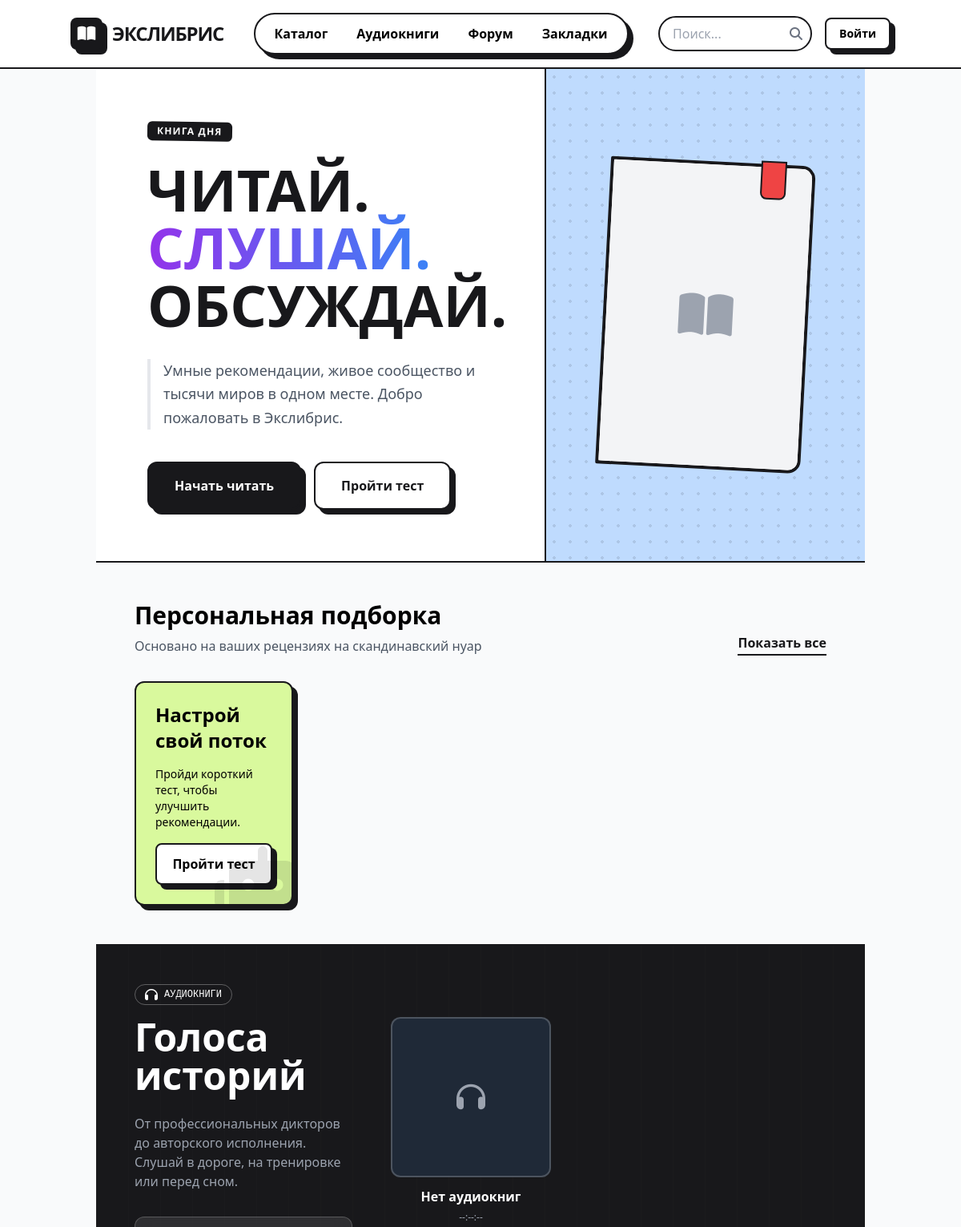
Before: / (upper part) with the older database file.
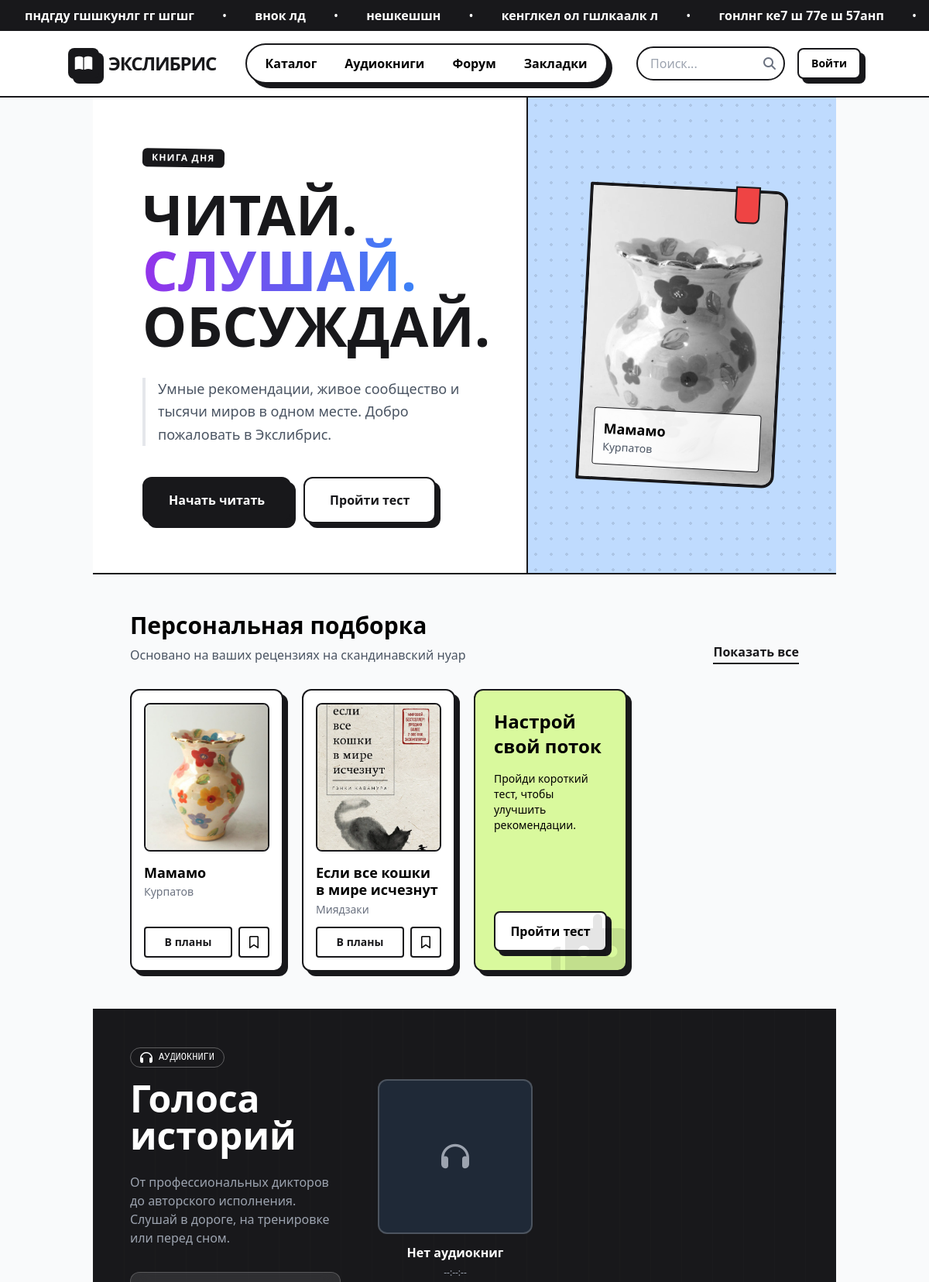
After: the same page with the newer database file.
### Exlib_app/models.py (models this page shows, shortened)
class MarqueeMessage(models.Model):
    text = models.CharField(max_length=200, verbose_name="Текст сообщения")
    is_active = models.BooleanField(default=True, verbose_name="Активно")
    order = models.PositiveIntegerField(default=0, verbose_name="Порядок")
    created_at = models.DateTimeField(auto_now_add=True)
    class Meta:
        verbose_name = "Сообщение бегущей строки"
        verbose_name_plural = "Сообщения бегущей строки"
        ordering = ['order']

class Book(models.Model):
    old_genre = models.CharField(max_length=50, blank=True, null=True, verbose_name="Старый жанр (временное)")
    title = models.CharField(max_length=200, verbose_name="Название")
    author = models.ForeignKey(Author, on_delete=models.CASCADE, verbose_name="Автор")
    description = models.TextField(verbose_name="Описание")
    genre = models.ForeignKey(Genre, on_delete=models.SET_NULL, null=True, blank=True, verbose_name="Жанр")
    cover_image = models.ImageField(
        upload_to='book_covers/',
        verbose_name="Обложка",
        help_text="Рекомендуемый размер: 600x900px"
    )
    match_percentage = models.IntegerField(
        validators=[MinValueValidator(0), MaxValueValidator(100)],
        default=0,
        verbose_name="Процент совпадения"
    )
    is_new = models.BooleanField(default=False, verbose_name="Новая")
    slug = models.SlugField(unique=True, blank=True)
    created_at = models.DateTimeField(auto_now_add=True)
    class Meta:
        verbose_name = "Книга"
        verbose_name_plural = "Книги"
        ordering = ['-created_at']

class Author(models.Model):
    name = models.CharField(max_length=200, verbose_name="Имя автора")
    bio = models.TextField(blank=True, verbose_name="Биография")
    slug = models.SlugField(unique=True, blank=True)
    class Meta:
        verbose_name = "Автор"
        verbose_name_plural = "Авторы"
    def __str__(self):
        return self.name

### Exlib_app/views.py (the view)
# urls.py: path('', views.index, name='index'),
def index(request):
    context = get_common_context()
    context.update({
        'books': Book.objects.all().order_by('-created_at')[:4],
        'audiobooks': Audiobook.objects.filter(is_featured=True)[:3],
        'forum_groups': ForumGroup.objects.all().order_by('order')[:4],
        'reading_challenge': ReadingChallenge.objects.filter(is_active=True).first(),
        'forum_posts': ForumPost.objects.filter(is_pinned=True).order_by('-created_at')[:5],
    })
    if request.user.is_authenticated:
        context['user_book_statuses'] = UserBookStatus.objects.filter(user=request.user)
    return render(request, 'Exlib_app/index.html', context)

### Exlib_app/views.py (called while the page is built)
def get_common_context():
    return {
        'marquee_messages': MarqueeMessage.objects.filter(is_active=True).order_by('order'),
        'genres': Genre.objects.all(),
        'authors': Author.objects.all(),
    }

### Exlib_app/templates/Exlib_app/index.html (shortened to what this page needs)
{% extends 'Exlib_app/base.html' %}
{% block content %}
    {% include 'Exlib_app/partials/hero.html' %}
    {% include 'Exlib_app/partials/recommendations.html' %}
    {% include 'Exlib_app/partials/audiobooks.html' %}
{% endblock %}

### Exlib_app/templates/Exlib_app/base.html (shortened to what this page needs)
<!DOCTYPE html>
<html lang="ru">
<head>
    {% load static %}
    <link rel="stylesheet" href="{% static 'css/style.css' %}">
    <script src="https://cdn.tailwindcss.com"></script>
    <link rel="stylesheet" href="https://cdnjs.cloudflare.com/ajax/libs/font-awesome/6.4.0/css/all.min.css">
</head>
<body class="min-h-screen flex flex-col bg-gray-50">
    {% if marquee_messages %}
    <div class="bg-brut-black text-white py-2 overflow-hidden">
        <div class="animate-marquee whitespace-nowrap">
            {% for message in marquee_messages %}
            <span class="mx-8 font-bold">{{ message.text }}</span>
            {% if not forloop.last %}•{% endif %}
            {% endfor %}
        </div>
    </div>
    {% endif %}
    <header class="sticky top-0 z-50 bg-white border-b-2 border-brut-black px-6 py-4">
        <div class="container flex justify-between items-center">
            <div class="flex items-center gap-3">
                <a href="{% url 'index' %}" class="flex items-center gap-3">
                    <div class="w-10 h-10 bg-brut-black text-white flex items-center justify-center rounded-lg shadow-hard">
                        <i class="fa-solid fa-book-open text-xl"></i>
                    </div>
                    <h1 class="font-display font-extrabold text-2xl tracking-tighter text-brut-black">ЭКСЛИБРИС</h1>
                </a>
            </div>
            <nav class="hidden md:flex gap-1 bg-white border-2 border-brut-black rounded-full px-2 py-1 shadow-hard">
                <a href="{% url 'book_list' %}" class="px-4 py-2 rounded-full font-bold hover:bg-soft-lime transition-colors">Каталог</a>
                <a href="{% url 'audiobook_list' %}" class="px-4 py-2 rounded-full font-bold hover:bg-soft-purple transition-colors">Аудиокниги</a>
                <a href="{% url 'forum' %}" class="px-4 py-2 rounded-full font-bold hover:bg-soft-pink transition-colors">Форум</a>
                <a href="{% url 'bookmarks' %}" class="px-4 py-2 rounded-full font-bold hover:bg-soft-blue transition-colors">Закладки</a>
            </nav>
            <div class="flex items-center gap-4">
                <form id="search-form" class="relative hidden md:block">
                    <input type="text" name="q" placeholder="Поиск..."
                           class="border-2 border-brut-black rounded-full px-4 py-2 pr-10 w-48 focus:outline-none">
                    <button type="submit" class="absolute right-3 top-1/2 transform -translate-y-1/2">
                        <i class="fa-solid fa-magnifying-glass text-gray-500"></i>
                    </button>
                </form>
                {% if user.is_authenticated %}
                <a href="{% url 'profile' %}" class="flex items-center gap-2 border-2 border-brut-black px-3 py-1.5 rounded-lg bg-white shadow-hard">
                    <div class="w-6 h-6 bg-soft-lime rounded-full border border-brut-black overflow-hidden">
                        {% if user.userprofile.avatar %}
                            <img src="{{ user.userprofile.avatar.url }}" alt="Avatar" class="object-cover w-full h-full">
                        {% else %}
                            <div class="w-full h-full flex items-center justify-center text-xs font-bold">
                                {{ user.username|first|upper }}
                            </div>
                        {% endif %}
                    </div>
                    <span class="font-bold text-sm">{{ user.username }}</span>
                </a>
                {% else %}
                <a href="/admin/login/" class="border-2 border-brut-black px-4 py-2 rounded-lg bg-white shadow-hard hover:bg-soft-lime transition-colors font-bold text-sm">
                    Войти
                </a>
                {% endif %}
            </div>
        </div>
    </header>
    <main class="flex-grow">
        <div class="container px-4 lg:px-8">
            {% block content %}{% endblock %}
        </div>
    </main>
</body>
</html>

### Exlib_app/templates/Exlib_app/partials/hero.html (shortened to what this page needs)
<section class="grid grid-cols-12 gap-0 border-b-2 border-brut-black">
    <div class="col-span-12 lg:col-span-7 p-10 lg:p-16 flex flex-col justify-center bg-white relative overflow-hidden">
        <div class="absolute -top-10 -left-10 w-64 h-64 bg-soft-purple/30 rounded-full filter blur-3xl"></div>
        <div class="relative z-10">
            <span class="inline-block px-3 py-1 bg-brut-black text-white text-xs font-bold uppercase tracking-widest rounded-md mb-6 rotate-1">Книга Дня</span>
            <h2 class="font-display font-extrabold text-5xl lg:text-7xl leading-[0.9] mb-8 text-brut-black">
                ЧИТАЙ.<br>
                <span class="text-transparent bg-clip-text bg-gradient-to-r from-purple-600 to-blue-500">СЛУШАЙ.</span><br>
                ОБСУЖДАЙ.
            </h2>
            <p class="font-sans text-lg text-gray-600 mb-10 max-w-md leading-relaxed border-l-4 border-soft-lime pl-4">
                Умные рекомендации, живое сообщество и тысячи миров в одном месте. Добро пожаловать в Экслибрис.
            </p>
            <div class="flex gap-4">
                <a href="{% url 'book_list' %}" class="px-8 py-4 bg-brut-black text-white font-bold rounded-xl shadow-hard transform hover:-translate-y-1 transition-transform border-2 border-brut-black">
                    Начать читать
                </a>
                <a href="{% url 'recommendation_quiz' %}" class="px-8 py-4 bg-white text-brut-black font-bold rounded-xl shadow-hard transform hover:-translate-y-1 transition-transform border-2 border-brut-black hover:bg-soft-lime">
                    Пройти тест
                </a>
            </div>
        </div>
    </div>
    <div class="col-span-12 lg:col-span-5 border-t-2 lg:border-t-0 lg:border-l-2 border-brut-black bg-soft-blue relative min-h-[400px] flex items-center justify-center overflow-hidden group">
        {% if books|length > 0 %}
        <a href="{% url 'book_detail' books.0.slug %}">
            <div class="relative w-64 h-96 bg-white border-4 border-brut-black rounded-r-2xl rounded-l-sm shadow-hard-deep transform group-hover:scale-105 transition-transform duration-500 rotate-3">
                {% if books.0.cover_image %}
                    <img src="{{ books.0.cover_image.url }}" alt="{{ books.0.title }}" class="w-full h-full object-cover rounded-r-xl rounded-l-sm grayscale group-hover:grayscale-0 transition-all duration-500">
                {% else %}
                    <div class="w-full h-full flex items-center justify-center bg-gray-100 rounded-r-xl rounded-l-sm">
                        <i class="fas fa-book text-6xl text-gray-400"></i>
                    </div>
                {% endif %}
                <div class="absolute -top-2 right-8 w-8 h-12 bg-red-500 border-2 border-brut-black rounded-b-lg shadow-sm"></div>
                <div class="absolute bottom-4 left-4 right-4 bg-white/90 p-3 rounded border border-brut-black">
                    <h4 class="font-bold text-lg">{{ books.0.title|truncatechars:30 }}</h4>
                    <p class="text-sm text-gray-600">{{ books.0.author }}</p>
                </div>
            </div>
        </a>
        {% else %}
        <div class="relative w-64 h-96 bg-white border-4 border-brut-black rounded-r-2xl rounded-l-sm shadow-hard-deep transform group-hover:scale-105 transition-transform duration-500 rotate-3">
            <div class="w-full h-full flex items-center justify-center bg-gray-100 rounded-r-xl rounded-l-sm">
                <i class="fas fa-book-open text-6xl text-gray-400"></i>
            </div>
            <div class="absolute -top-2 right-8 w-8 h-12 bg-red-500 border-2 border-brut-black rounded-b-lg shadow-sm"></div>
        </div>
        {% endif %}
    </div>
</section>

### Exlib_app/templates/Exlib_app/partials/recommendations.html (shortened to what the changed rows need)
<section class="p-8 lg:p-12 bg-soft-purple/20 border-b-2 border-brut-black">
    <div class="grid grid-cols-1 md:grid-cols-2 lg:grid-cols-4 gap-6">
        {% for book in books %}
        <div class="bg-white border-2 border-brut-black rounded-xl p-4 shadow-hard hover:shadow-hard-hover hover:translate-x-[2px] hover:translate-y-[2px] transition-all cursor-pointer flex flex-col h-full">
            <a href="{% url 'book_detail' book.slug %}">
                <div class="bg-gray-200 h-48 rounded-lg border-2 border-brut-black mb-4 overflow-hidden relative">
                    {% if book.cover_image %}
                        <img src="{{ book.cover_image.url }}" class="w-full h-full object-cover" alt="{{ book.title }}">
                    {% else %}
                        <div class="w-full h-full flex items-center justify-center">
                            <i class="fas fa-book text-4xl text-gray-400"></i>
                        </div>
                    {% endif %}
                </div>
            </a>
            <h4 class="font-bold text-lg leading-tight mb-1">{{ book.title|truncatechars:30 }}</h4>
            <p class="text-sm text-gray-500 mb-3">{{ book.author }}</p>
            <div class="mt-auto flex gap-2">
                {% if user.is_authenticated %}
                    {% if user_book_statuses and user_book_statuses.book.id == book.id %}
                        {% if user_book_statuses.book.id.status == 'reading' %}
                            <button class="book-status-btn flex-1 bg-brut-black text-white py-2 rounded border-2 border-brut-black font-bold text-sm hover:bg-soft-lime hover:text-brut-black transition-colors"
                                    data-book-id="{{ book.id }}" data-status="reading">
                                Читаю
                            </button>
                        {% else %}
                            <button class="book-status-btn flex-1 bg-white text-brut-black py-2 rounded border-2 border-brut-black font-bold text-sm hover:bg-brut-black hover:text-white transition-colors"
                                    data-book-id="{{ book.id }}" data-status="planned">
                                В планы
                            </button>
                        {% endif %}
                    {% else %}
                        <button class="book-status-btn flex-1 bg-white text-brut-black py-2 rounded border-2 border-brut-black font-bold text-sm hover:bg-brut-black hover:text-white transition-colors"
                                data-book-id="{{ book.id }}" data-status="planned">
                            В планы
                        </button>
                    {% endif %}
                {% else %}
                    <a href="/admin/login/" class="flex-1 bg-white text-brut-black py-2 rounded border-2 border-brut-black font-bold text-sm hover:bg-brut-black hover:text-white transition-colors text-center">
                        В планы
                    </a>
                {% endif %}
                <button class="px-3 border-2 border-brut-black rounded hover:bg-soft-pink transition-colors">
                    <i class="fa-regular fa-bookmark"></i>
                </button>
            </div>
        </div>
        {% endfor %}
    </div>
</section>

Changed rows visible on the page:
added MarqueeMessage: text "пндгду гшшкунлг гг шгшг"
added MarqueeMessage: text "внок лд"
added MarqueeMessage: text "нешкешшн"
added MarqueeMessage: text "кенглкел ол гшлкаалк л"
added MarqueeMessage: text "гонлнг ке7 ш 77е ш 57анп"
added Book: cover_image (picture), title "Мамамо", author.name "Курпатов", author "Курпатов"
added Book: cover_image (picture), title "Если все кошки в мире исчезнут", author "Миядзаки"
